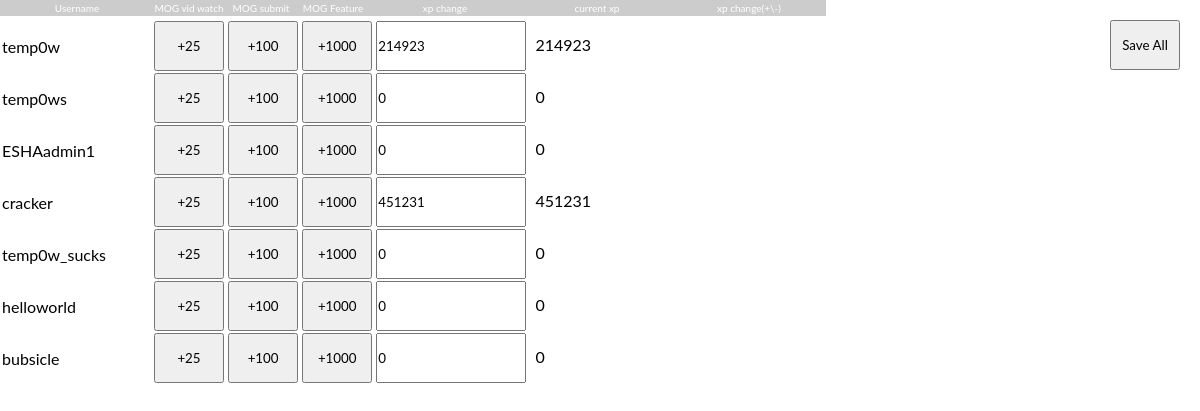
/admin/xpcontrol.php (signed in), run on the app's committed database.
### tables this page shows
CREATE TABLE `users` (
  `user_id` int(11) NOT NULL,
  `user_first` varchar(256) NOT NULL,
  `user_last` varchar(256) NOT NULL,
  `user_email` varchar(256) NOT NULL,
  `user_username` varchar(256) NOT NULL,
  `user_pwd` varchar(256) NOT NULL,
  `user_type` varchar(256) NOT NULL,
  `xp` int(11) NOT NULL,
  `user_picture` varchar(256) NOT NULL
);

### admin/xpcontrol.php (the view, shortened to what this page needs)
<link rel="stylesheet" type="text/css" href="../css/admin.css">
<?php
include'../include/dbh.inc.php';
$sql = "SELECT * FROM users";
$result = mysqli_query($conn, $sql);
echo "<div id='adminxp'><table id='fixed_top'><tr><td class='username'>Username</td><td class='button'>MOG vid watch</td><td class='button'>MOG submit</td><td class='button'>MOG Feature</td><td class = 'currentvalue'>xp change</td><td class = 'currentvalue'>current xp</td><td class = 'currentvalue'>xp change(+\-)</td></tr></table><table><br><form action='updatexp.inc.php' method='POST'>";
while ($row = mysqli_fetch_assoc($result)){
	Echo "<tr><td class='username'><input type='text' name='user[]' value='".$row['user_username']."' style='display: none;'>".$row['user_username']."</td>
	<td><button class='video' type='button'>+25</button>
	<button class='mog_submit' type='button'>+100</button>
	<button class='mog_feature' type='button'>+1000</button>
	<input class = 'currentvalue'type='number' name='xp[]' value = '".$row['xp']."'>
	<div class='currentxp'>".$row['xp']."</div>
	<input class='startingxp' style='display: none;' value='".$row['xp']."'>
	<input type='number' class='allxpchanges' style='display: none;' value = '0' >
	<div class='difference'></div></td></tr>";
}
echo "<tr><td><button type = 'submit' name = 'submit' id='xpsubmit'>Save All</button></td></tr></form></table></div>"
;
?>

### css/admin.css (style rules this page uses)
* { font-family: lato; padding: 0; margin: 0; box-sizing: border-box; }
#adminxp input { height: 50px; }
#adminxp button { height: 50px; width: 70px; }
#adminxp #fixed_top { background-color: black; color: white; position: fixed; opacity: 0.2; font-size: 10px; text-align: center; }
.username { width: 150px; }
.currentvalue { width: 150px; }
.button { width: 70px; }
#xpsubmit { position: fixed; top: 20px; right: 20px; }
.currentxp { padding: 5px; width: 150px; display: inline-block; }
.difference { display: inline; text-align: center; padding: 5px; width: 150px; display: inline-block; }

### data on the page
users: user_username "temp0w", xp "214923"
users: user_username "temp0ws", xp "0"
users: user_username "ESHAadmin1", xp "0"
users: user_username "cracker", xp "451231"
users: user_username "temp0w_sucks", xp "0"
users: user_username "helloworld", xp "0"
users: user_username "bubsicle", xp "0"
